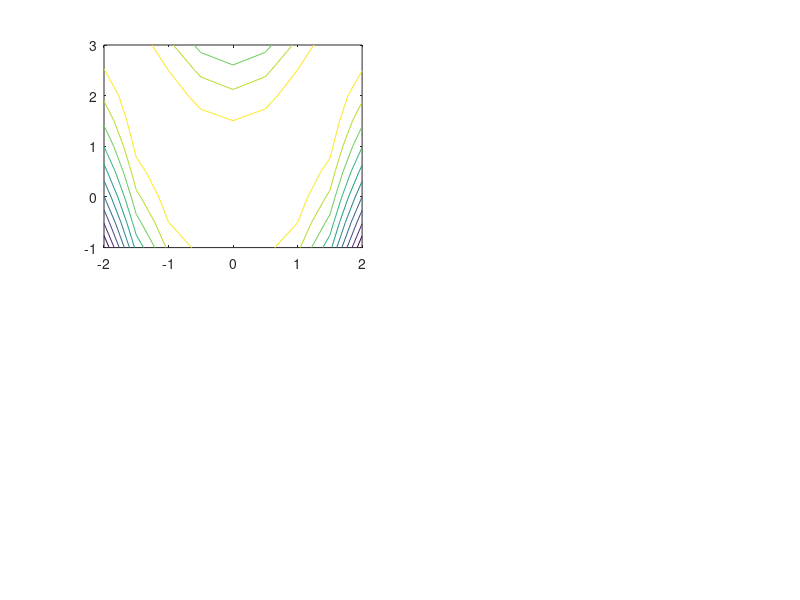

This chart was generated by the following MATLAB code: (Note: this script raises an error after producing the figure.)
clear all
close all
clc
expModes = {'const', 'decay', 'softmax', 'softmaxDecay', 'softmaxAdaptiveExp', 'softmaxAdaptiveLin'};
exploration.epsConst=0.1;
exploration.decayepsMax=0.5;
exploration.decayepsMin=0.01;
exploration.tempConst=100;
exploration.tempMin=500;
exploration.tempMax=10000;
exploration.biasMin=0.05;
exploration.biasMax=1;

learnmode='best' %or 'rl'

params = [0.1, 0.5, 1, 1];
Qinit= -10000;
myMode=6;
useD=0;

alpha=0.1;
numEpochs=100;
numRuns=20;


exploration.mode = expModes{myMode};
x1min=-2;
x1max=2;
x2min=-1;
x2max=3;

var1choices=9;
var2choices=9;

var1=linspace(x1min, x1max,var1choices);
var2=linspace(x2min, x2max,var2choices);

%func=@(x1,x2) 100-((x1-5).^2+(x2-5).^2);
func=@(x1,x2) -((1-x1).^2+100*(x2-x1.^2).^2);
[Var1,Var2]=meshgrid(var1,var2);
%funcv=((Var1-5).^2+(Var2-5).^2);
funcv=-((1-Var1).^2+100*(Var2-Var1.^2).^2);
subplot(2,2,1)
contour(Var1,Var2,funcv)
hold on
maxG=zeros(numRuns,1);
for r=1:numRuns
agents=create_agents(var1choices,var2choices, Qinit);
    
subplot(2,2,1)
loc_agent=plot(1,1, '*');
subplot(2,2,3)
agent1plot=bar(var1,agents{1});
xlim([min(var1),max(var1)])
subplot(2,2,2)
agent2plot=bar(var2,agents{2});
%rotate(agent2plot,[0 0 1],90)
xlim([min(var2),max(var2)])
camroll(90)


for e=1:numEpochs
   exploration.completion=e/numEpochs;
   actions=choose_actions(agents,exploration);
   action_hist(r,e,:)=actions;
   x1=var1(actions(1));
   x2=var2(actions(2));
   
   set(loc_agent, 'Xdata',x1, 'Ydata',x2)
   drawnow
   %pause(0.5)
   
   rewards=compute_rewards(useD,x1,x2,var1,var2, func);
   reward_hist(e,:)=rewards;
   G(r,e)=func(x1,x2);
   agents=update_values(agents,rewards,actions,alpha,learnmode);
   set(agent1plot,'Ydata',agents{1});
   drawnow
   set(agent2plot,'Ydata',agents{2});
   drawnow

if G(r,e)>maxG(r)
    maxG(r)=G(r,e);
    bestactions(r,:)=actions;
    bestE(r)=e;
end
end

end
figure
avgG=mean(G);
pos=max(G)-avgG;
neg=avgG-min(G);
plot(avgG)
errorbar(1:length(G),avgG,neg,pos)
hold on
plot(bestE,maxG,'o')

bestruns=find(action_hist(:,numEpochs,1)==bestactions(1) & action_hist(:,numEpochs,2)==bestactions(2));
numbest=length(bestruns);
